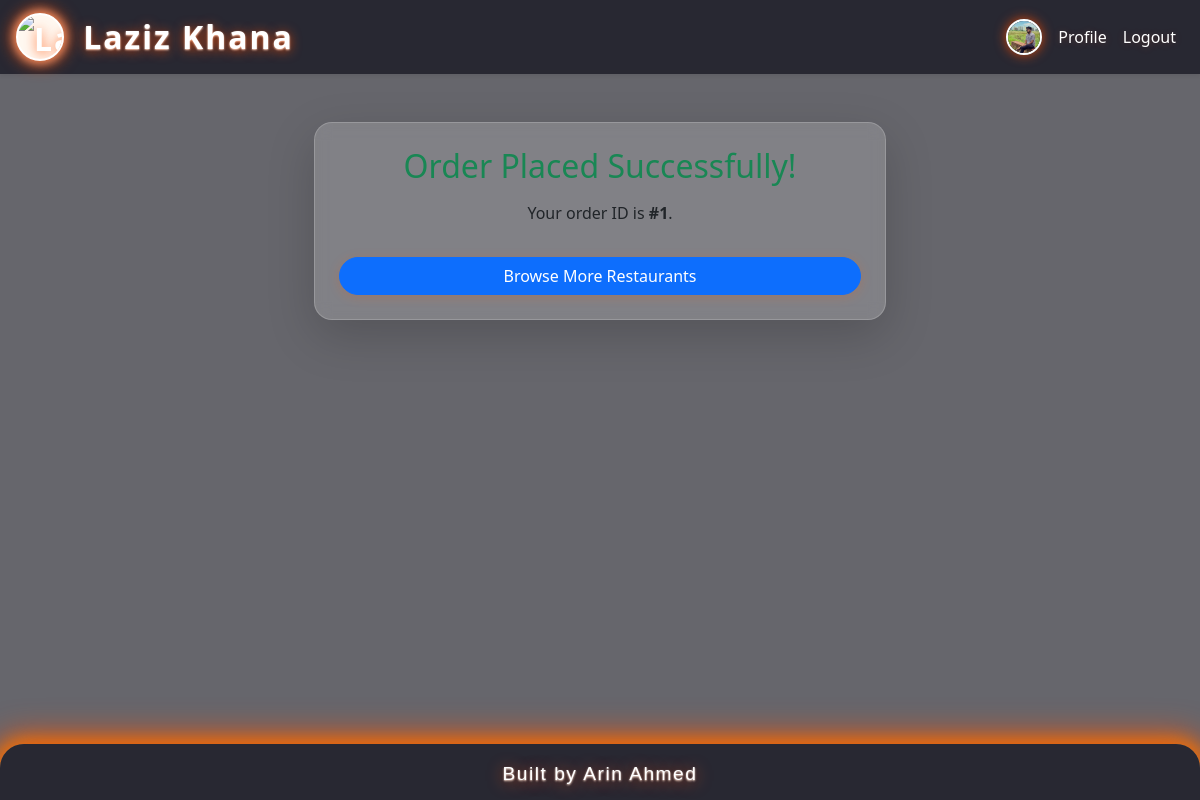
Screenshot of /orders/order/success/1/ (signed in) with the database file from the repository.
### users/models.py (models this page shows, shortened)
class User(AbstractUser):
    email = models.EmailField(unique=True)
    phone = models.CharField(max_length=20, unique=True)
    profile_picture = models.ImageField(upload_to='profile_pics/', blank=True, null=True)
    REQUIRED_FIELDS = ['email', 'phone']

### orders/models.py (models this page shows, shortened)
class Order(models.Model):
    user = models.ForeignKey(User, on_delete=models.CASCADE, related_name='orders')
    restaurant = models.ForeignKey(Restaurant, on_delete=models.CASCADE, related_name='orders')
    items = models.ManyToManyField(MenuItem, through='OrderItem')
    total = models.DecimalField(max_digits=10, decimal_places=2)
    delivery_address = models.ForeignKey(Address, on_delete=models.SET_NULL, null=True)
    status = models.CharField(max_length=20, choices=ORDER_STATUS_CHOICES, default='placed')
    promo_code = models.ForeignKey(PromoCode, on_delete=models.SET_NULL, null=True, blank=True)
    timestamp = models.DateTimeField(auto_now_add=True)
    estimated_delivery = models.DateTimeField(blank=True, null=True)
    payment_method = models.CharField(
        max_length=20,
        choices=[
            ('bkash', 'bKash'),
            ('nagad', 'Nagad'),
            ('rocket', 'Rocket'),
            ('upay', 'Upay'),
            ('card', 'International Card'),
            ('cod', 'Cash on Delivery'),
        ],
        null=True,
        blank=True
    )

### orders/views.py (the view)
# urls.py: path('order/success/<int:order_id>/', views.order_success_view, name='order_success'),
@login_required
def order_success_view(request, order_id):
    order = get_object_or_404(Order, pk=order_id, user=request.user)
    return render(request, 'orders/order_success.html', {'order': order})

### orders/templates/orders/order_success.html (shortened to what this page needs)
{% extends 'base.html' %}
{% block content %}
<div class="container mt-5">
  <div class="row justify-content-center">
    <div class="col-md-6">
      <div class="card shadow-lg p-4 text-center animate__animated animate__fadeIn">
        <h2 class="mb-3 text-success">Order Placed Successfully!</h2>
        <p>Your order ID is <strong>#{{ order.pk }}</strong>.</p>
        <a href="/" class="btn btn-primary mt-3">Browse More Restaurants</a>
      </div>
    </div>
  </div>
</div>
{% endblock %}

### users/templates/base.html (shortened to what this page needs)
{% load static %}
<!DOCTYPE html>
<html lang="en">
<head>
    <link href="https://cdn.jsdelivr.net/npm/bootstrap@5.3.2/dist/css/bootstrap.min.css" rel="stylesheet">
    <link rel="stylesheet" href="https://cdnjs.cloudflare.com/ajax/libs/animate.css/4.1.1/animate.min.css"/>
</head>
<body>
<div class="bg-overlay"></div>
<nav class="navbar navbar-expand-lg navbar-dark shadow-sm">
  <div class="container">
    <a class="navbar-brand d-flex align-items-center" href="/">
      <img src="{% static 'img/laziz_khana_logo.png' %}" alt="Laziz Khana Logo" class="logo-icon me-2 animate__animated animate__pulse animate__infinite">
      Laziz Khana
    </a>
    <div class="collapse navbar-collapse" id="navbarNav">
      <ul class="navbar-nav ms-auto">
        {% if user.is_authenticated %}
        <li class="nav-item d-flex align-items-center">
          {% if user.profile_picture %}
            <img src="{{ user.profile_picture.url }}" alt="Profile" class="rounded-circle me-2" style="width:36px;height:36px;object-fit:cover;border:2px solid #fff;box-shadow:0 0 12px #ff4e00cc;">
          {% else %}
            <span class="me-2" style="font-size:1.7rem;line-height:1;vertical-align:middle;">👤</span>
          {% endif %}
          <a class="nav-link" href="{% url 'profile' %}">Profile</a>
        </li>
        <li class="nav-item"><a class="nav-link" href="{% url 'logout' %}">Logout</a></li>
        {% else %}
        <li class="nav-item"><a class="nav-link" href="{% url 'login' %}">Login</a></li>
        <li class="nav-item"><a class="nav-link" href="{% url 'register' %}">Register</a></li>
        {% endif %}
      </ul>
    </div>
  </div>
</nav>
<div class="container-fluid p-0">
  <div class="main-content-responsive">
    {% block content %}{% endblock %}
  </div>
</div>
<footer class="footer">
  Built by Arin Ahmed
</footer>
</body>
</html>

### rows the page displays
User: profile_picture (picture)
Order: pk "1"
